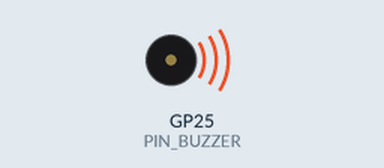
Recording of a program running on a simulated Raspberry Pi Pico. Shown: buzzer (waves = sounding, pin HIGH).

Above: at 0.1 s.
At 3.1 s:
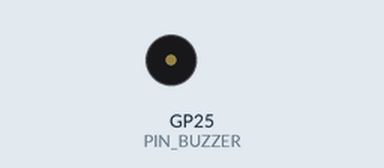
Timing chart, 0 to 4.6 s (numbered marks = the images above):
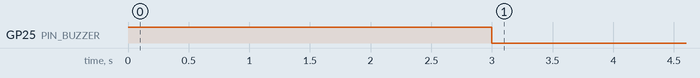

Measured:
- by itself, GP25 (PIN_BUZZER): HIGH → LOW at 3.0 s

The program:

main.cpp
```cpp
#include <Arduino.h>

constexpr uint8_t PIN_BUZZER = 25;  // silk "25"

// 0 = never touch the buzzer pin: shows what the pin does by itself at power-up
// 1 = drive the pin HIGH (silent) at the very start of setup()
#define BOOT_TEST_MODE 1

void setup() {
#if BOOT_TEST_MODE == 1
  pinMode(PIN_BUZZER, OUTPUT);
  digitalWrite(PIN_BUZZER, HIGH);
#endif
  pinMode(LED_BUILTIN, OUTPUT);
  digitalWrite(LED_BUILTIN, HIGH);      // LED on = the 3 s listening window
}

void loop() {
  static bool done = false;
  if (!done && millis() >= 3000) {
    done = true;
    pinMode(PIN_BUZZER, OUTPUT);
    digitalWrite(PIN_BUZZER, LOW);      // proof beep: the wiring works
    delay(150);
    digitalWrite(PIN_BUZZER, HIGH);
    digitalWrite(LED_BUILTIN, LOW);
  }
}
```
